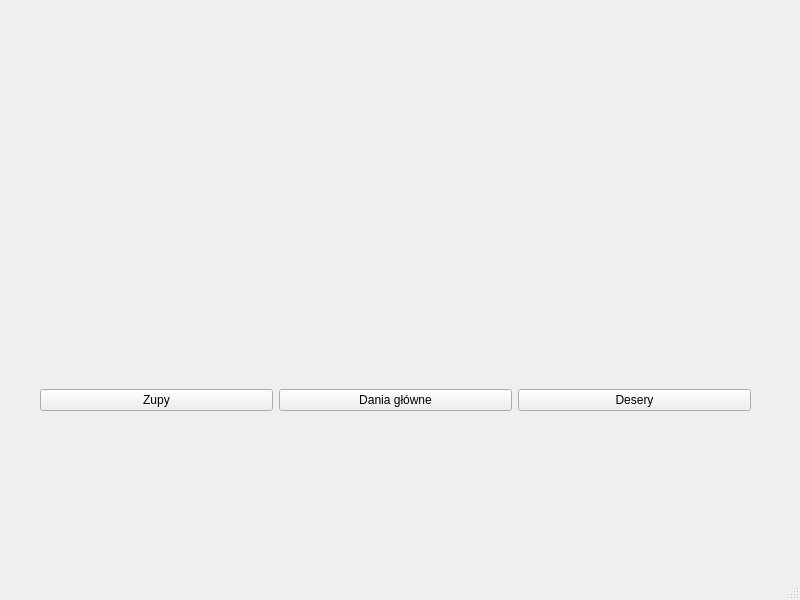
<?xml version="1.0" encoding="UTF-8"?>
<ui version="4.0">
 <class>oknoglowne</class>
 <widget class="QMainWindow" name="oknoglowne">
  <property name="geometry">
   <rect>
    <x>0</x>
    <y>0</y>
    <width>800</width>
    <height>600</height>
   </rect>
  </property>
  <property name="windowTitle">
   <string>MainWindow</string>
  </property>
  <widget class="QWidget" name="centralwidget">
   <widget class="QWidget" name="layoutWidget">
    <property name="geometry">
     <rect>
      <x>40</x>
      <y>160</y>
      <width>711</width>
      <height>251</height>
     </rect>
    </property>
    <layout class="QHBoxLayout" name="horizontalLayout">
     <item>
      <layout class="QVBoxLayout" name="verticalLayout_3">
       <item>
        <widget class="QLabel" name="label_zupy">
         <property name="text">
          <string/>
         </property>
        </widget>
       </item>
       <item>
        <widget class="QPushButton" name="pushButton_zupy">
         <property name="text">
          <string>Zupy</string>
         </property>
        </widget>
       </item>
      </layout>
     </item>
     <item>
      <layout class="QVBoxLayout" name="verticalLayout_2">
       <item>
        <widget class="QLabel" name="label_dania">
         <property name="text">
          <string/>
         </property>
        </widget>
       </item>
       <item>
        <widget class="QPushButton" name="pushButton_dania">
         <property name="text">
          <string>Dania główne</string>
         </property>
        </widget>
       </item>
      </layout>
     </item>
     <item>
      <layout class="QVBoxLayout" name="verticalLayout">
       <item>
        <widget class="QLabel" name="label_desery">
         <property name="text">
          <string/>
         </property>
        </widget>
       </item>
       <item>
        <widget class="QPushButton" name="pushButton_desery">
         <property name="text">
          <string>Desery</string>
         </property>
        </widget>
       </item>
      </layout>
     </item>
    </layout>
   </widget>
  </widget>
  <widget class="QMenuBar" name="menubar">
   <property name="geometry">
    <rect>
     <x>0</x>
     <y>0</y>
     <width>800</width>
     <height>22</height>
    </rect>
   </property>
  </widget>
  <widget class="QStatusBar" name="statusbar"/>
 </widget>
 <resources/>
 <connections/>
</ui>
